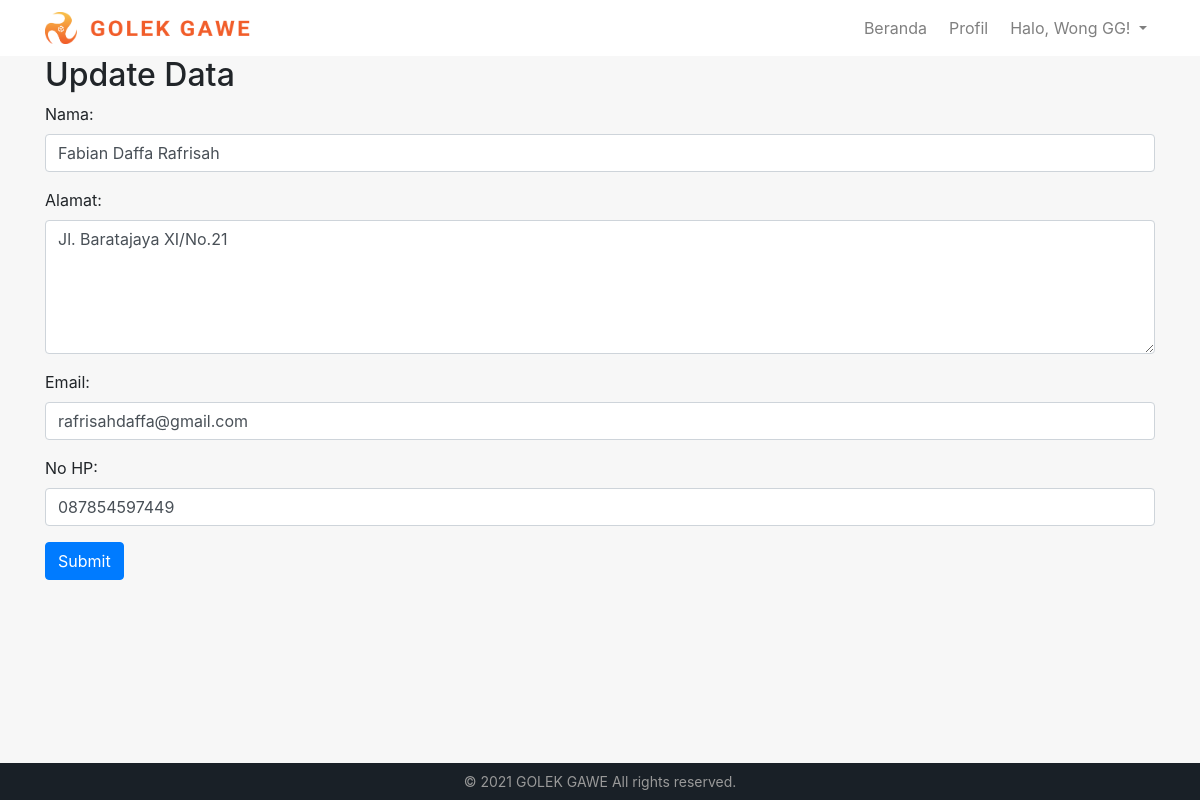
Page /update.php?id_user=22 on the committed database.
### tables this page shows
CREATE TABLE `user` (
  `id_user` int(11) NOT NULL,
  `username` varchar(255) NOT NULL,
  `nama` varchar(50) NOT NULL,
  `gender` enum('Laki Laki','Perempuan') NOT NULL,
  `alamat` varchar(50) NOT NULL,
  `email` varchar(40) NOT NULL,
  `no_hp` varchar(13) NOT NULL,
  `instansi` varchar(50) NOT NULL,
  `posisi` varchar(50) NOT NULL,
  `kontribusi` varchar(255) NOT NULL,
  `institusi` varchar(50) NOT NULL,
  `ijazah` enum('Sekolah','Diploma','Sarjana','Magister','Lainnya') NOT NULL
);

### update.php (the view, shortened to what this page needs)
<!DOCTYPE html>
<html>
<?php
    include('head.php');
    include "navbar.php";
?>
<body>
<div class="container">
    <?php
    include "koneksi.php";
    function input($data) {
        $data = trim($data);
        $data = stripslashes($data);
        $data = htmlspecialchars($data);
        return $data;
    }
    if (isset($_GET['id_user'])) {
        $id_user=input($_GET["id_user"]);
        $sql="select * from user where id_user=$id_user";
        $hasil=mysqli_query($kon,$sql);
        $data = mysqli_fetch_assoc($hasil);
    }
    ?>
    <h2>Update Data</h2>
    <form action="<?php echo htmlspecialchars($_SERVER["PHP_SELF"]);?>" method="post">
        <div class="form-group">
            <label>Nama:</label>
            <input type="text" name="nama" class="form-control" value="<?php echo $data['nama']; ?>" placeholder="Masukan Nama" required/>
        </div>
        <div class="form-group">
            <label>Alamat:</label>
            <textarea name="alamat" class="form-control" rows="5" placeholder="Masukan Alamat" required><?php echo $data['alamat']; ?></textarea>
        </div>
        <div class="form-group">
            <label>Email:</label>
            <input type="email" name="email" class="form-control" value="<?php echo $data['email']; ?>" placeholder="Masukan Email" required/>
        </div>
        <div class="form-group">
            <label>No HP:</label>
            <input type="text" name="no_hp" class="form-control" value="<?php echo $data['no_hp']; ?>" placeholder="Masukan No HP" required/>
        </div>
        <button type="submit" name="submit" class="btn btn-primary">Submit</button>
    </form>
</div>
<?php include('footer.php') ?>
</body>
</html>

### assets/css/style.css (style rules this page uses)
body { background-color: #f7f7f7; }

### rows in the picture
user: nama "Fabian Daffa Rafrisah", alamat "Jl. Baratajaya XI/No.21", email "rafrisahdaffa@gmail.com", no_hp "087854597449"
